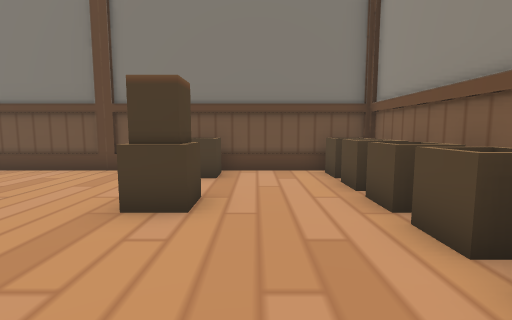
view 1 (above)

16 first-person views from a walk through a Unity game level. The camera is 1.2 m above the floor, tilts 6° down and sees 85° across. The floor is counted in squares, 1 m on a side. Each view is taken from the middle of a square. On the plan, view 1 faces up. The plan holds only what a view shows up to about 13 squares ahead; the rest is blank. The player is left out.

view 2
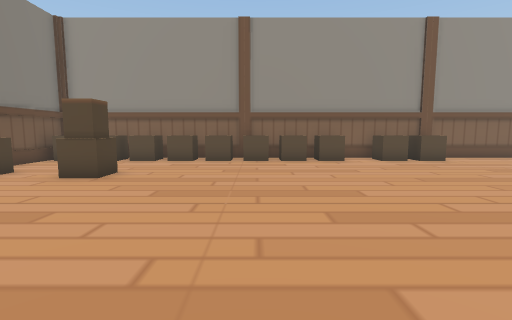

view 3
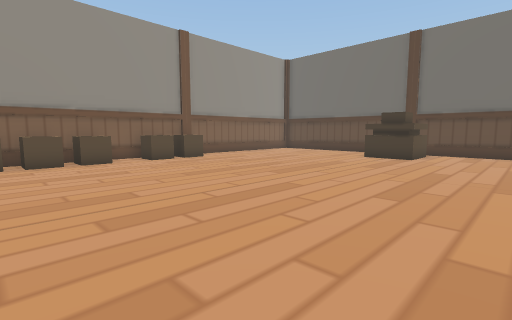

view 4
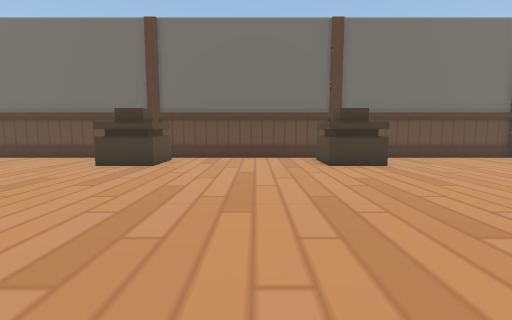

view 5
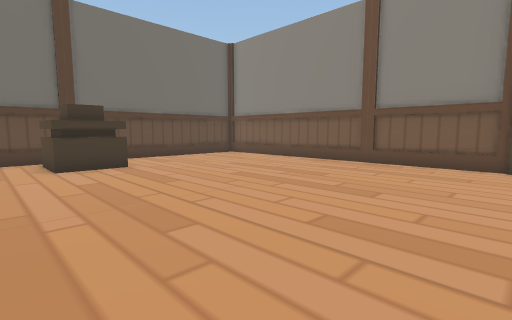

view 6
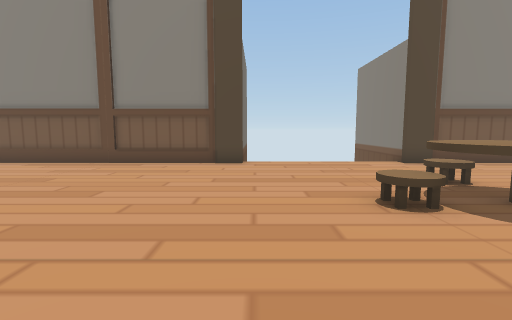

view 7
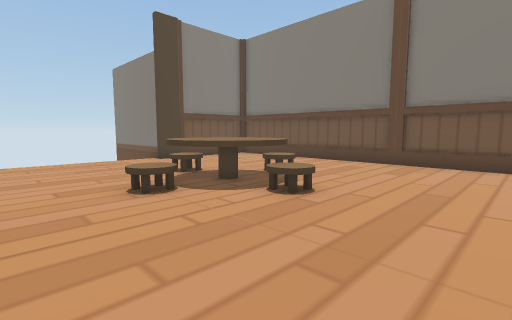

view 8
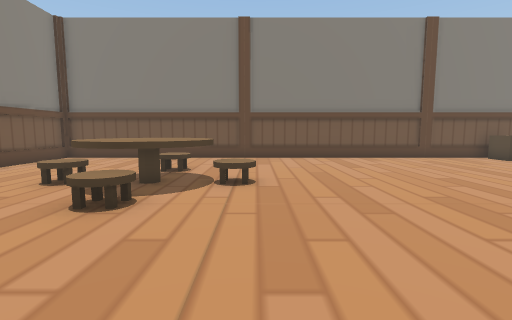

view 9
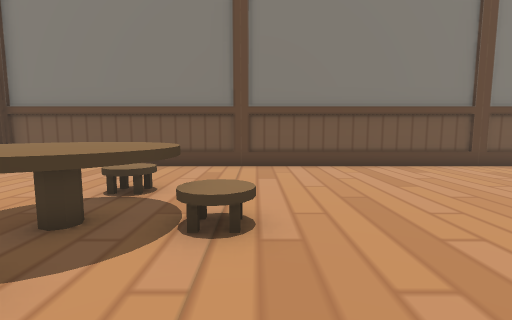

view 10
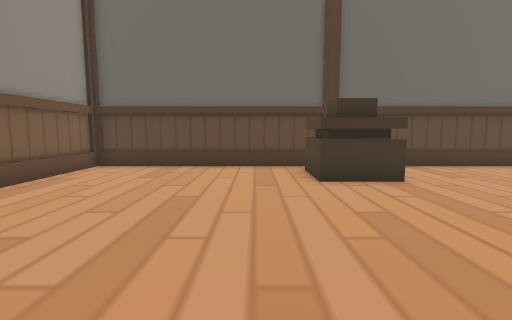

view 11
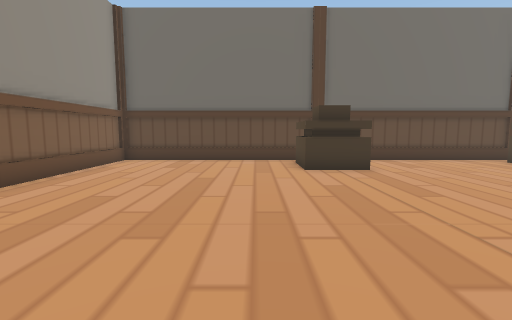

view 12
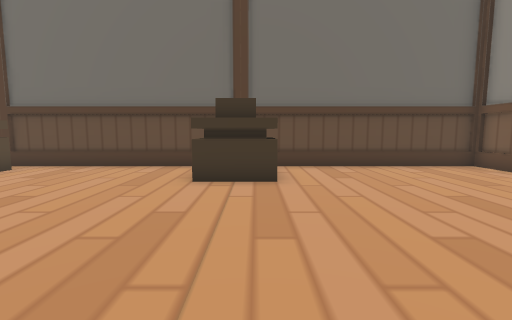

view 13
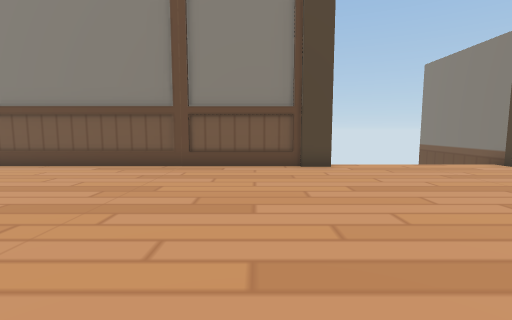

view 14
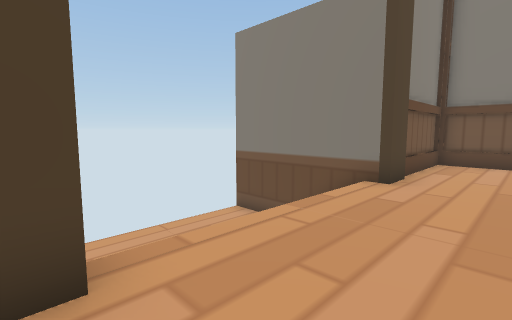

view 15
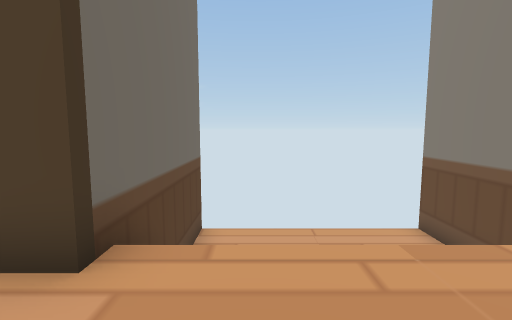

view 16
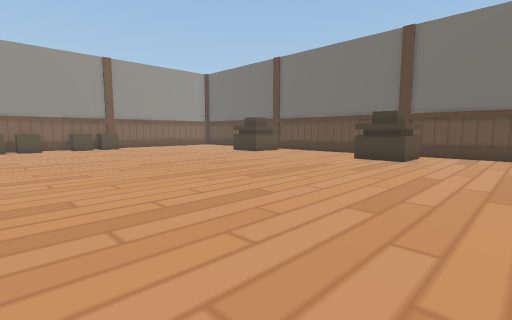

### Floor plan
Key: @ floor where view 1 was taken; # wall or solid block; x gap in a wall; . main floor; : floor 1 m higher than the main floor; - floor 1.5 m lower than the main floor; / step, stairs or slope; = window, fence, low wall or low ledge; ^ raised ledge; O other object.
Columns run from 26 left of view 1 to 4 right of it. Each row starts with its distance up from view 1.
  9      #########################
  8      #..................#=..^^#
  7      #..................==..^ #
  6      #......................^^#
  5      #..................##..^^#
  4 ######.....==...........##..^^#
  3  --  /....=::=..............^^#
  2  --  /....=::=..............^^#
  1  --  /.....==...............^^#
  0  --  /....................@.^^#
 -1  --  /......................^^#
 -2  -- //......................^^#
 -3 ######......................=x#
 -4      #........................#
 -5      #......................O##
 -6      #......................=##
 -7      #......................^^#
 -8      #........................#
 -9      #........................#
-10      #........................#
-11      #........................#
-12      #........................#
-13      #.......^^......^^.......#
-14      #.......^^......^^.......#
-15      #........x.......x.......#
-16      ##########################

Where each view was taken, in squares from view 1:
view 1: 0 up, 0 right, facing up
view 2: 0 up, 9 left, facing right
view 3: 0 up, 9 left, facing down-right
view 4: 3 down, 9 left, facing down
view 5: 3 down, 10 left, facing down-left
view 6: 2 down, 10 left, facing left
view 7: 2 down, 9 left, facing up-left
view 8: 4 down, 12 left, facing up
view 9: 1 down, 12 left, facing up
view 10: 6 down, 2 left, facing down
view 11: 4 down, 2 left, facing down
view 12: 6 down, 13 left, facing down
view 13: 5 down, 11 left, facing left
view 14: 3 down, 18 left, facing up-left
view 15: 1 down, 18 left, facing left
view 16: 1 down, 17 left, facing down-right
